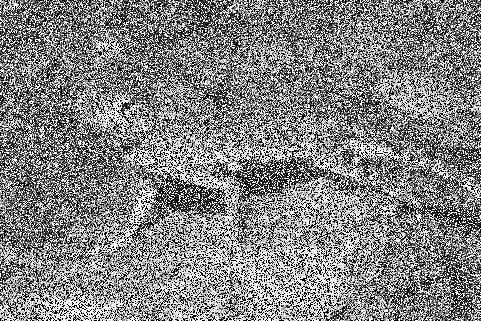
#> input picture lizard.png, 481 x 321 px
$ python average.py
#> lines starting #> are read from the running program, lines starting #| are printed output that depends on the picture
import cv2
import numpy as np
from matplotlib import pyplot as plt

img = cv2.imread('lizard.png')
#> img is the input picture: shape (321, 481, 3); min 0, max 255, mean 131.6

# [6 lines of commented-out code are left out]

dst = cv2.medianBlur(img, 5)
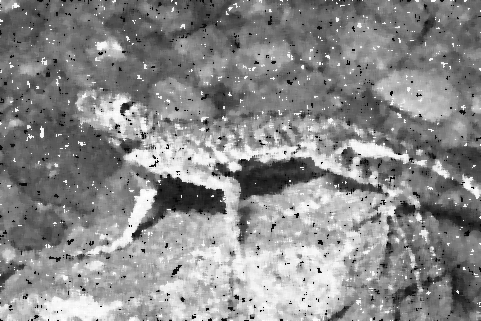
#> dst: shape (321, 481, 3); min 0, max 255, mean 137.5

# dst = cv2.bilateralFilter(img, 9, 75, 75)

plt.subplot(121),plt.imshow(img),plt.title('Original')
plt.xticks([]), plt.yticks([])
plt.subplot(122),plt.imshow(dst),plt.title('Averaging')
plt.xticks([]), plt.yticks([])
plt.show()
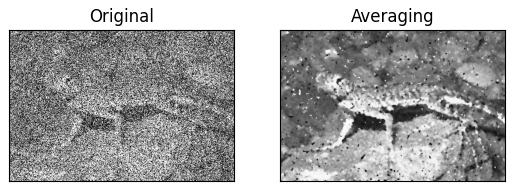
#> figure drawn by matplotlib, 2 panels

$ run again, with Capture.PNG copied over lizard.png
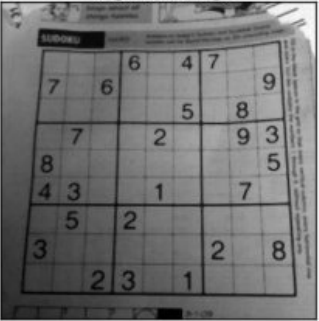
#> input picture Capture.PNG, 319 x 321 px
#> img is the input picture: shape (321, 319, 3); min 0, max 252, mean 111.5
#> `dst = cv2.medianBlur(img, 5)`:
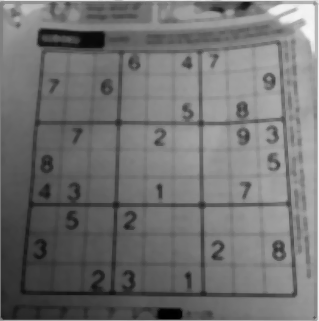
#> dst: shape (321, 319, 3); min 0, max 248, mean 113.5
#> `plt.show()`:
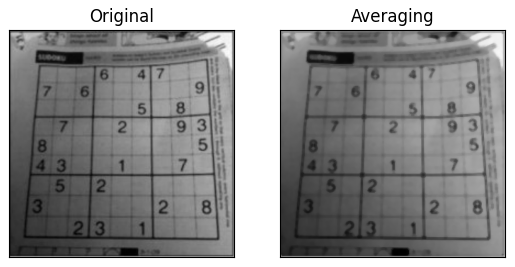
#> figure drawn by matplotlib, 2 panels
